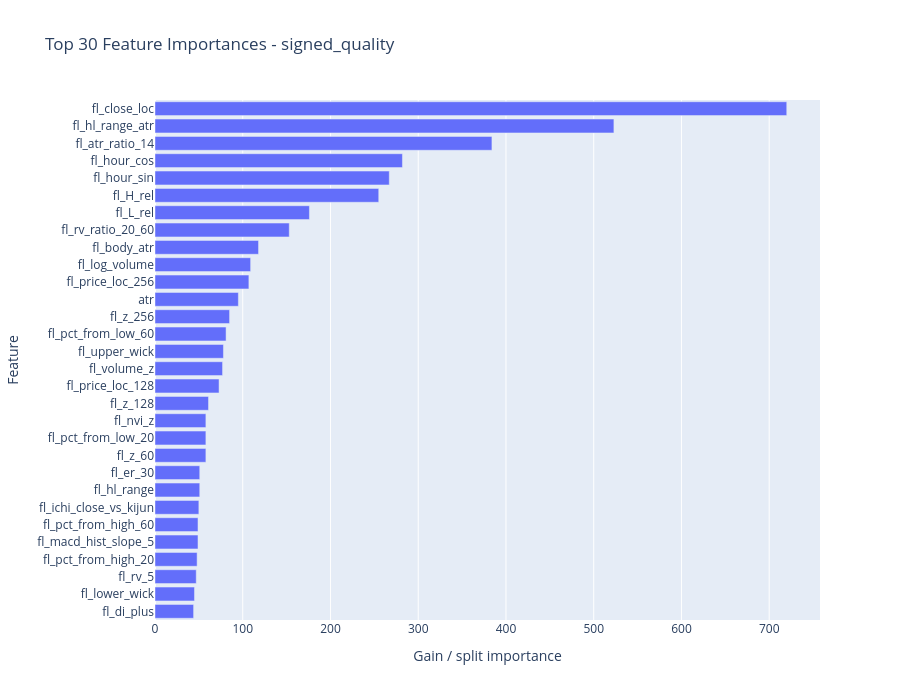

The cell this chart's notebook holds for it:
### Markdown cell above
## Feature Importance
Displays the top 30 feature importances from the primary signed_quality model, providing interpretability into which features drive predictions.

### Code cell
# Model importance snapshot for the primary deployment model
importance_df = pd.DataFrame({
    "feature": features,
    "importance": final_models[PRIMARY_TARGET].feature_importances_,
}).sort_values("importance", ascending=False).reset_index(drop=True)

display(importance_df.head(30))

fig = go.Figure(go.Bar(
    x=importance_df.head(30)["importance"][::-1],
    y=importance_df.head(30)["feature"][::-1],
    orientation="h",
))
fig.update_layout(
    title=f"Top 30 Feature Importances - {PRIMARY_TARGET}",
    height=700,
    xaxis_title="Gain / split importance",
    yaxis_title="Feature",
)
fig.show()

### Figure 1 — Plotly figure (JSON) as saved in the notebook; plotly's stock layout.template omitted (floating-point values rounded to 4 significant figures)
{"data": [{"orientation": "h", "type": "bar", "x": [44, 45, 47, 48, 49, 49, 50, 51, 51, 58, 58, 58, 61, 73, 77, 78, 81, 85, 95, 107, 109, 118, 153, 176, 255, 267, 282, 384, 523, 720], "y": ["fl_di_plus", "fl_lower_wick", "fl_rv_5", "fl_pct_from_high_20", "fl_macd_hist_slope_5", "fl_pct_from_high_60", "fl_ichi_close_vs_kijun", "fl_hl_range", "fl_er_30", "fl_z_60", "fl_pct_from_low_20", "fl_nvi_z", "fl_z_128", "fl_price_loc_128", "fl_volume_z", "fl_upper_wick", "fl_pct_from_low_60", "fl_z_256", "atr", "fl_price_loc_256", "fl_log_volume", "fl_body_atr", "fl_rv_ratio_20_60", "fl_L_rel", "fl_H_rel", "fl_hour_sin", "fl_hour_cos", "fl_atr_ratio_14", "fl_hl_range_atr", "fl_close_loc"]}], "layout": {"height": 700, "title": {"text": "Top 30 Feature Importances - signed_quality"}, "xaxis": {"title": {"text": "Gain / split importance"}}, "yaxis": {"title": {"text": "Feature"}}}}
